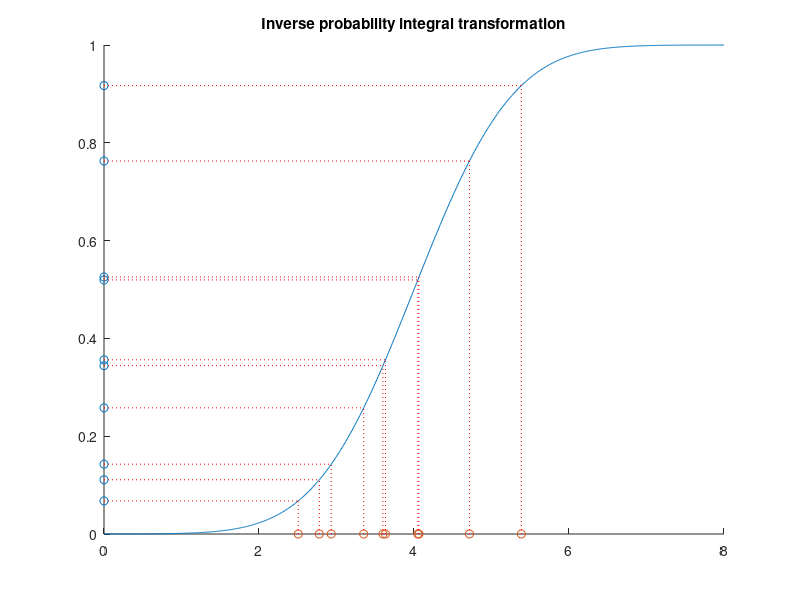
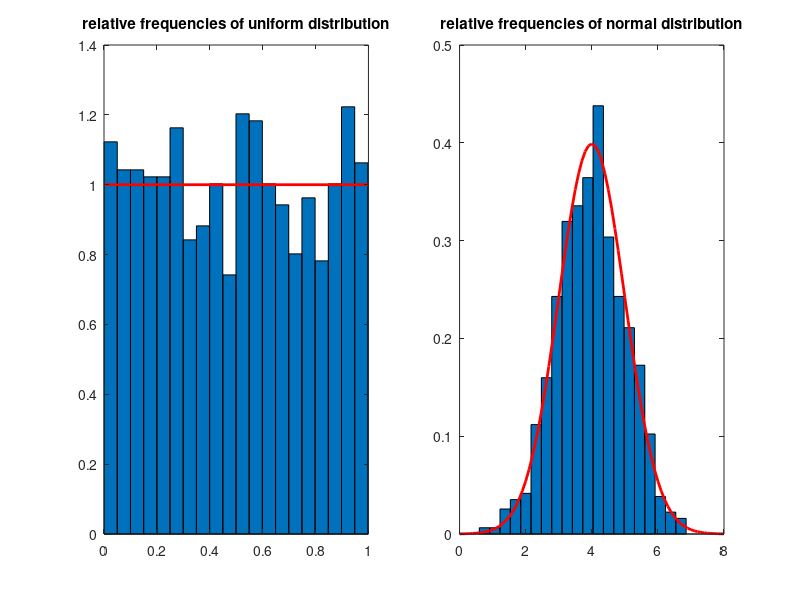

MATLAB code to generate these figures, in order: (Note: this script raises an error after producing the figures.)
%% Value-at-risk and GARCH
% Christian Groll
%
% Chair of Financial Econometrics, Ludwig-Maximilians-University 
% Munich. 
%
% All rights reserved.

%%
% Although the previous parts of the script shall not be
% understood as rigorous scientific investigation of the topics
% treated, they nevertheless demonstrate some first indications
% that simple regression models or curve fitting techniques do
% not provide the desired informational gains in financial 
% applications. The deterministic and predictable part of stock
% prices is usually too small, compared with the large
% uncertainty that is involved. Hence, stock market prices are
% commonly perceived as stochastic, so that they are best
% described in the framework of probability theory. This part of
% the course shall introduce some of the basic concepts used to
% capture the stochasticity in stock prices.

%% Required functions
%   garchestimation

%% Monte Carlo simulation
% As part of the standard MATLAB program the function rand()
% enables simulation of uniformly distributed pseudo random 
% variables. This is one of the most important tools for
% financial econometrics. However, the key to understanding this
% importance is to understand that these uniformly distributed
% simulated values can be transformed to samples of any given
% distribution function by a simple transformation.

% init params
n = 1000;     % sample size
nBins = 20;   % number of points per bin

% simulate from uniform distribution
simU = rand(n, 1);

% check appropriateness
hist(simU, nBins)

% calculate expected number of bins
expNum = n/nBins;

% include horizontal line at expected number of points per bin
line([0 1], expNum*[1 1], 'Color', 'r')
title(['sample size: ' num2str(n) ' / expected points per bin: '...
    num2str(expNum)])

%%
% In order to simulate random numbers of different distributions,
% one has to make use of the fact that the inverse cumulative
% distribution function F^(-1), applied to a uniformly 
% distributed random variable simU, generates a random vector with 
% cumulative distribution equal to F. This theorem is called 
% inverse probability integral transformation (PIT), and can be 
% best understood by looking at a graphical visualization. Here, 
% we use the normal distribution as an example.

% init params
n2 = 10;    % sample size
mu = 4;     % params distribution 
sigma = 1;

% show first n2 points of simU on y-axis
close
scatter(zeros(n2, 1), simU(1:n2), 'r.')
hold on;

% plot cumulative distribution function
grid = 0:0.01:8;
vals = normcdf(grid, mu, sigma);
plot(grid, vals)

% scatter resulting values after inverse PIT
X = norminv(simU, mu, sigma);
scatter(X(1:n2), zeros(n2, 1), 'r.')

% plot lines between points to indicate relation
for ii=1:n2
    % horizontal line, beginning in uniform sample point
    line([0 X(ii)], [simU(ii) simU(ii)], 'Color', 'r',...
       'LineStyle', ':')
    
    % vertical line, beginning in new point, up to function
    line([X(ii) X(ii)], [0 simU(ii)], 'Color', 'r', 'LineStyle', ':')
end
title('Inverse probability integral transformation')

%%
% As can be seen, points in the middle of the [0 1] interval
% encounter a very steep slope of the cumulative distribution
% function, so that the distances between those points are
% effectively reduced. Hence, the associated area on the x-axis
% will exhibit an accumulation of sample points. In contrast to
% that, points in the outer quantiles of the distribution will
% encounter a very shallow slope, and hence will be taken further
% apart of each other.
%
% In order to show that this distortion happens exactly in the 
% required way to produce sample points of the predetermined 
% distribution, one can compare the relative frequencies of the 
% sample points with the probability density function of the 
% targeted distribution.

figure('position', [50 50 1200 600])

% plot histogram, normalized to entail area of one
subplot(1, 2, 1);
[counterU locationsU] = hist(simU, nBins);  % count points in bins
width = diff(locationsU(1:2));          % get bin width
bar(locationsU, counterU/(n*width), 1);   % Rescale bins to sum up
        % to area 1. Without adjustment, area is number of points
        % time bin width.
hold on;

% include underlying uniform distribution
plot([0 1], [1 1], 'r', 'LineWidth', 2)
title('relative frequencies of uniform distribution')

% plot histogram of transformed sample points, normalized
subplot(1, 2, 2);
[counterX locationsX] = hist(X, nBins);
width = diff(locationsX(1:2));
bar(locationsX, counterX/(n*width), 1);
hold on;

% include underlying normal distribution
grid = mu-4:0.1:mu+4;
plot(grid, normpdf(grid, mu, sigma), 'r', 'LineWidth', 2);
title('relative frequencies of normal distribution')

%%
% Hence, given any distribution function, we now are capable of
% simulating samples of it. However, in practice we usually
% encounter a different problem : we observe some data, but do
% not know the underlying distribution function, which has to be
% estimated based on the data.
%
% We will now implement code to estimate the parameters of a
% given distribution function based on maximum likelihood. In
% order to get an impression of how good the estimation step
% performs, we will adapt it to simulated data with known
% underlying distribution first.
%
% The likelihood of a given sample point is defined as the value
% of the probability density function. Furthermore, the
% likelihood of a given sample with more than one point is
% defined as the product of the individual likelihoods. 

% init params example
n = 1000;   % number sample points
mu = 2;
sigma = 1;
points = normrnd(mu, sigma, n, 1);    % simulate data points

% likelihood first point only
lh1 = (sigma^2*2*pi)^(-0.5)*exp((-0.5)*(points(1)-mu)^2/sigma^2);
fprintf(['\nThe likelihood of the first point is given by '...
    num2str(lh1) '.\n'])
fprintf(['It also can be calculated using an '...
    'existing MATLAB function:\n'...
    'normpdf(points(1), mu, sigma) = ' ...
    num2str(normpdf(points(1), mu, sigma))...
    '.\n'])

%%

% calculate lh for all individual points
lhs = normpdf(points, mu, sigma);

% multiply first k points for each k up to 10
cumulatedLikelihoods = cumprod(lhs(1:10))'

%% 
% As can be seen, through multiplication the absolute value of
% the overall likelihood becomes vanishingly small very fast.
% This imposes numerical problems to the process of calculation,
% since MATLAB only uses a finite number of decimal places.
% Hence, parameter estimation is always done by maximization of
% the log-likelihood function. Note that multiplication of
% individual likelihoods becomes summation under the
% transformation to log-likelihoods.

% calculate log-likelihood for sample points
llh = -0.5*log(sigma^2*2*pi)-0.5*(points-mu).^2/sigma^2;

% show cumulate sum
cumulatedSum = cumsum(llh(1:10))'

%% 
% As can be seen, using log-likelihood does not cause the same
% numerical problems. Now, let's create an anonymous function
% that takes the parameters of the normal distribution and the
% sample points as input, and calculates the negative
% log-likelihood. This function subsequently can be used in the
% optimization routine.

% anonymous function
nllh = @(params, data)sum(0.5*log(params(2)^2*2*pi)+...
    0.5*(data-params(1)).^2/params(2)^2); % note: in order to 
            % fulfill the requirements of the subsequent
            % optimization, the argument that shall be optimized
            % has to be given first, with all parameters
            % contained in one vector!        
            
% check correctness with existing MATLAB function
negLogLikelihoods = ...
    [nllh([mu sigma], points) normlike([mu sigma], points)]

%%
% Obviously, both values are identical.
   
%% 
% Since the parameter sigma of the normal distribution may not
% take on negative values, we are confronted with a constrained
% optimization problem. Hence, we have to use the function 
% fmincon.

% simulate random points from normal distribution
points = normrnd(mu, sigma, 1000, 1);

% standard normal as first guess
params0 = [0 1];

% specify bounds on parameters
lb = [-inf 0.1];
ub = [inf inf];

% set options for optimization
opt = optimset('algorithm', 'interior-point', 'TolX', 1e-14);

% three ways to perform optimization: using anonymous function
paramsHat1 = ...
   fmincon(@(params)nllh(params, points), params0, ...
   [], [], [], [], lb, ub, [], opt);

% different way, using anonymous function
paramsHat2 =...
    fmincon(nllh, params0, ...
    [], [], [], [], lb, ub, [], opt, points);

% using existing MATLAB function
paramsHat3 =...
    fmincon(@(params)normlike(params, points), params0, ...
    [], [], [], [], lb, ub, [], opt);

% showing wrong syntax using existing function
try
    paramsHat4 =...
        fmincon(normlike, params0, ...
        [], [], [], [], lb, ub, [], opt, points);
catch err
    fprintf(['MATLAB displays the following error:\n"'...
        err.message '"\n']);
end

%%
% While the first three optimization calls stop regularly, the
% fourth syntax produces an error as predicted. Comparison of the
% estimated parameters of the successful optimizations show
% equally good results for all three.

% compare results of different optimizations with real values
compareToRealParams = [mu sigma; paramsHat1; ...
    paramsHat2; paramsHat3]

%%
% Now that we successfully estimated the underlying normal
% distribution, we want to try the same estimation procedure for
% a Student's t-distribution.

% init params
n = 1000;
nu = 4;

% simulate values per inverse PIT
X = tinv(rand(n, 1), nu);

% determine individual likelihoods for vector of observations
lh = @(nu, X)gamma((nu+1)/2)*(nu*pi)^(-0.5)/gamma(nu/2)...
    *(1+X.^2/nu).^(-(nu+1)/2);

%%
% Note: function lh returns a vector itself. See for example:
outputDimension = size(lh(4, X))

%%
% Define function nllh_t that calculates the negative overall 
% log-likelihood based on the output of function lh.

% taking log of each entry and summing up
nllhT = @(nu, X)-sum(log(lh(nu, X)));


%% 
% Specify optimization settings and conduct optimization.

% init guess
param0 = 10;

% boundary constraints
lb = 0.1;
ub = inf;

% optimization
paramHat = fmincon(nllhT, param0, [], [], [], [], ...
    lb, ub, [], [], X);

%%
% Note that MATLAB displays a warning message, indicating that
% the currently used searching algorithm might not be accurate.
% You can switch to any of the suggested algorithms by changing
% the respective property of the optimization options structre
% via optimset(). Nevertheless, the results obtained are not too
% bad after all.

% compare with real parameter
compareToRealParam = [nu paramHat]

%% Application to real data
% Now we want to examine whether observed returns in the real
% world approximately follow a normal distribution. As first
% example we will chose the German stock market index for our
% investigation.

% specify ticker symbol as string variable
tickSym = '^GDAXI';     % specify stock data of interest

% specify beginning and ending as string variables
dateBeg = '01011990';       %  day, month, year: ddmmyyyy
dateEnd = datestr(today, 'ddmmyyyy');  % today as last date

% load data
daxCrude = hist_stock_data(dateBeg, dateEnd, tickSym);

% process data
[DAX.dates DAX.prices] = processData(daxCrude);

% calculate percentage log returns
DAX.logRet = 100*(log(DAX.prices(2:end))-log(DAX.prices(1:end-1)));

%%
% Fitting parameters of normal distribution to data.

% init bounds
lb = [-inf 0.001];
ub = [inf inf];

% optimization settings
opt = optimset('display', 'off', 'algorithm', 'sqp'); 

% estimate normal distribution parameters
paramsHat = ...
   fmincon(nllh, params0, ...
   [], [], [], [], lb, ub, [], opt, DAX.logRet);

% compare parameters with estimation from existing function
[muHat sigmaHat] = normfit(DAX.logRet);
paramComparison = [paramsHat; muHat sigmaHat]

%%
% In order to examine the goodness-of-fit of the estimated normal
% distribution, some visualizations can be helpful. First, a
% normalized histogram of the data shall be compared to the 
% probability density function of the fitted distribution.
% Moreover, as the largest financial risks are located in the
% tails of the distribution, the figure also shall show a more
% amplified view on the lower tail.

% show normalized histogram with density of normal distribution
[counterX locationsX] = hist(DAX.logRet, 50);
width = diff(locationsX(1:2));

% show bar diagram in first subplot
figure('position', [50 50 1200 600])
subplot(1, 2, 1);
bar(locationsX, counterX/(numel(DAX.logRet)*width), 1);
hold on;

% init grid
grid =...
    paramsHat(1)-5*paramsHat(2):0.01:paramsHat(1)+5*paramsHat(2);

% include underlying normal distribution
plot(grid, normpdf(grid, paramsHat(1), paramsHat(2)), ...
    'r', 'LineWidth', 2);
title('relative frequencies with normal distribution')

% show lower tail region amplified
subplot(1, 2, 2);
hold on;
bar(locationsX, counterX/(numel(DAX.logRet)*width), 1);
plot(grid, normpdf(grid, paramsHat(1), paramsHat(2)), ...
    'r', 'LineWidth', 2);
axis([paramsHat(1)-7*paramsHat(2) paramsHat(1)-2*paramsHat(2)...
    0 0.02])
title('lower tail')
hold off

%%
% As the amplification of the comparison of the lower tails
% shows, the relative frequency of extremely negative realizations
% is much larger than what would be suggested by the normal
% distribution. This indicates that the shape of the normal
% distribution is not able to provide a good fit to the
% realizations of stock returns observed. Another way to
% visualize the deviations between normal distribution modeling
% and reality is the QQ-plot.
%
% In order to compare the quantiles of the empirical returns with
% the quantiles of a given distribution function using MATLAB's
% qq-plot function, we need to specify the respective
% distribution by handing over simulated sample points with
% given distribution.

close   % close previous figure
figure('position', [50 50 1200 600])
subplot(1, 2, 1)

% generate sample points of given distribution
sample = normrnd(paramsHat(1), paramsHat(2), numel(DAX.logRet), 1);

% qq-plot: empirical returns vs. estimated normal distribution
qqplot(DAX.logRet, sample);
title('built-in qqplot')
xLimits = get(gca, 'xLim');
yLimits = get(gca, 'yLim');

%% 
% To avoid the imprecision caused by the determination of the
% function via sample values, and to get a more detailed
% understanding of the concept of qq-plots, we now want to
% reproduce the shown graphic with own code. Thereby the main 
% idea of a qq-plot is to plot quantiles corresponding to an
% equidistant grid of probabilities against each other. While 
% quantiles of the normal distribution can be calculated, 
% quantiles refering to the distribution of the observed data 
% points are approximated with the respective empirically 
% estimated values.

% arrange entries in chronological order
sorted = sort(DAX.logRet);

% init grid of equidistant probabilities
associatedCDFvalues = ((1:numel(sorted))/(numel(sorted)+1));

% associated ecdf values increase with fixed step size
format rat
associatedCDFvalues(1:4)
format short

%%

% get associated normal quantile values
convertToNormalQuantiles = ...
    norminv(associatedCDFvalues, paramsHat(1), paramsHat(2));

% generate qq-plot
subplot(1, 2, 2)
scatter(sorted, convertToNormalQuantiles, '+'); shg
xlabel('empirical quantiles')
ylabel('quantiles normal distribution')
set(gca, 'xLim', xLimits, 'yLim', yLimits);
title('manually programmed qq-plot')

% include straight line to indicate matching quantiles
line(xLimits, xLimits, 'LineStyle', '-.', 'Color', 'r')

%%
% Again, the qq-plot shows that the empirical quantiles in the
% lower tail are lower than suggested by the normal distribution.
% This is a commonly observable pattern of financial data, and it
% is refered to as fat tails. 

%% VaR
% With these insights in mind, we now want to estimate the 
% value-at-risk for the German stock index. The value-at-risk 
% associated with a given asset is nothing else than a lower 
% quantile of the distribution of returns. Hence, a value-at-risk
% of confidence level 95% denotes nothing else than a return 
% level that is fallen short of at maximum 5% of the times. 
% This value will be estimated on three different ways.

% init different value-at-risk confidence levels
quants = [0.005 0.01 0.05];

% estimate VaR based on fitted values of normal distribution
varNorm = norminv(quants, paramsHat(1), paramsHat(2));

%%
% Estimate DoF parameter for Student's t-distribution.

% determine individual likelihoods for a points vector
lh = @(nu, X)gamma((nu+1)/2)*(nu*pi)^(-0.5)/gamma(nu/2)...
    *(1+X.^2/nu).^(-(nu+1)/2);

% define function taking log of each entry and summing up
nllhT = @(nu, X)-sum(log(lh(nu, X)));

% init guess
param0 = 10;

% boundary constraints
lb = 0.1;
ub = inf;

% set options for optimization
opt = optimset('algorithm', 'sqp');

% optimization
paramHatT = fmincon(nllhT, param0, [], [], [], [], ...
    lb, ub, [], opt, DAX.logRet);

%%
% Associated value-at-risk estimations are given as the quantiles
% of the fitted Student's t-distribution and can be calculated by
% inversion.

% apply inverse cumulative distribution function
varT = icdf('t', quants, paramHatT);

%% 
% As third alternative, the value-at-risk can be estimated
% directly based on the observed returns as empirical quantiles.

% estimate VaR based on empirical quantiles
varEmp = quantile(DAX.logRet, quants);

% compare different VaR estimations
compareVaRs = [quants' varNorm' varT' varEmp']

% display labels of columns below
fprintf('\nConfLevels Norm Distr T Distr   Emp Quants\n')

%%
% As can be seen, the estimated values of VaR are quite different
% for different estimators. In contrast to the normal
% distribution, the Student's t-distribution assigns more
% probability to tail regions, which results in more extreme
% quantile values. However, this result does not yet
% automatically imply that a Student's t-distribution is the more
% appropriate distribution. In order to check both distributions
% for their goodness, we have to compare them in a backtesting
% procedure.

%% Backtesting
% For reasons of space we want to conduct the visual analysis
% only for one level of confidence. However, figures of the other
% confidence levels easily can be accessed through changing the
% determining index variable lev.


% init confidence level as index of variable quants
lev = 2;

figure('position', [50 50 1200 600]);

% show exceedances for normal distribution
subplot(1, 2, 1);

% indicate exceedances with logical vector
exceed = DAX.logRet <= varNorm(lev);

% show exceedances in red
scatter(DAX.dates([logical(0); exceed]), DAX.logRet(exceed), '.r')
        % first date entry left out since DAX.dates refers to
        % longer time series of prices
hold on;

% show non-exceedances in blue
scatter(DAX.dates([logical(0); ~exceed]), ...
    DAX.logRet(~exceed), '.b')
datetick 'x'
set(gca, 'xLim', [DAX.dates(2) DAX.dates(end)]);

% include VaR estimation
line([DAX.dates(2) DAX.dates(end)], varNorm(lev)*[1 1], ...
    'Color', 'k')
title(['Exceedance frequency ' ...
    num2str(sum(exceed)/numel(DAX.logRet), 2) ' instead of '...
    num2str(quants(lev))])

% same plot with results based on Student's t-distribution
subplot(1, 2, 2);
exceed2 = DAX.logRet <= varT(lev);
scatter(DAX.dates([logical(0); exceed2]), ...
    DAX.logRet(exceed2), '.r')
hold on;
scatter(DAX.dates([logical(0); ~exceed2]), ...
    DAX.logRet(~exceed2), '.b')
datetick 'x'
set(gca, 'xLim', [DAX.dates(2) DAX.dates(end)]);
line([DAX.dates(2) DAX.dates(end)], varT(lev)*[1 1], ...
    'Color', 'k')
title(['Exceedance frequency ' ...
    num2str(sum(exceed2)/numel(DAX.logRet), 2) ' instead of '...
    num2str(quants(lev))])

%%
% For further investigation of the goodness of the respective 
% estimation approaches, all exceedance frequencies are compared 
% to in a table.

% calculate exceedance frequencies for normal distribution
normFrequ = ...
    [sum((DAX.logRet <= varNorm(1))/numel(DAX.logRet));...
    sum((DAX.logRet <= varNorm(2))/numel(DAX.logRet));...
    sum((DAX.logRet <= varNorm(3))/numel(DAX.logRet))];

% calcualte exceedance frequencies for Student's t-distribution
tFrequ = ...
    [sum((DAX.logRet <= varT(1))/numel(DAX.logRet));...
    sum((DAX.logRet <= varT(2))/numel(DAX.logRet));...
    sum((DAX.logRet <= varT(3))/numel(DAX.logRet))];

% calculate exceedance frequencies for empirical quantiles
empFrequ = ...
    [sum((DAX.logRet <= varEmp(1))/numel(DAX.logRet));...
    sum((DAX.logRet <= varEmp(2))/numel(DAX.logRet));...
    sum((DAX.logRet <= varEmp(3))/numel(DAX.logRet))];

% display table
fprintf('\nExceedance frequencies:\n')
fprintf('Norm distr   t distr   Emp distr\n')
for ii=1:numel(quants)
    fprintf('%1.5f     %1.5f     %1.5f\n', ...
        normFrequ(ii), tFrequ(ii), empFrequ(ii));
end

%%
% This analysis shows two commonly observable characteristics.
% First, the exceedance frequencies associated with the empirical
% estimator are almost exactly the size that we want to observe.
% However, this should not lead you to erroneously conclude that
% the empirical estimator is unambiguously the best estimator,
% since the perfect fit is only achieved in-sample, that is it is
% achieved only on the data that we used for estimation. This is
% a classical overfitting problem, since we adjusted the 
% estimated quantiles to exactly match the observed data points 
% in the first place. Examining the out-of-sample properties of 
% the empirical estimator will show that it is not performing 
% equally well when applied to "unseen" data.
%
% And second, while all three estimators seem to approximately match 
% the demanded exceedance frequencies, the occurrences of the
% exceedances are clustered through time. That is, exceedances
% are not distributed uniformly over time, but observing an
% exceedance at one day increases the likelihood of an additional
% exceedance within the next days. This weakness of all
% estimators arises from the fact that we dropped all information
% of the sample with respect to the time dimension, since we
% treated returns as i.i.d. realizations of a certain random
% variable. Hence, estimating risk more adequately requires
% modeling the observations as time series in order to be able to
% match temporarily evolving high-volatility phases.

%% Simulation study: empirical quantiles
% In order to examine the properties of the empirical quantiles
% estimator we now will perform a short simulation study. The
% idea is to sample observations of a given distribution
% function, apply the empirical quantiles estimator to the sample
% data, and check whether we are able to approximately retrieve
% the quantile values of the original underlying distribution.

% init params
reps = 10000;       % number of repetitions
sampSize = 2500;    % approximately 10 years of data
dist = 't';         % underlying distribution 
param = 5;          % parameters: dimension depending on distr.
nBins = 30;         % number of bins in histogram plot

% get real quantile values
realQuants = icdf(dist, quants, param);

% preallocate result matrix
estQuants = zeros(reps, numel(quants));  % for each repetition we 
            % will get estimated values for each confidence level

% using for-loop, because of limited memory
for ii=1:reps
    % simulate data sample
    simU = rand(sampSize, 1);
    sampData = icdf(dist, simU, param);
    
    % get empirical quantiles for this repetition
    estQuants(ii, :) = quantile(sampData, quants);
end

% plot results
figure('position', [50 50 1200 600])
for ii=1:numel(quants)
    subplot(1, numel(quants), ii);
    hist(estQuants(:, ii), nBins)
    
    % include line indicating real quantile value
    yLimits = get(gca, 'yLim');
    line(realQuants(ii)*[1 1], yLimits, 'Color', 'r')
    
    % calculate mean squared error
    mse = sum((estQuants(:, ii)-realQuants(ii)).^2)/reps;
    
    title(['Quantile: ' num2str(quants(ii), 2) ',  MSE: ' ...
        num2str(mse, 3)])
end

%% 
% As indicated by the mean squared error as well as by the
% different scales of the x-axis, the goodness of the empirical
% quantile estimator decreases with decreasing quantile values.
% This is no surprise, since a sample of size 2500 on average
% only produces 12.5 observations below it's 0.005 quantile.
% Since the number of expected observations below the quantile
% value is the relevant size to the estimation procedure, the
% average performance of the estimator is rather poor.
   
%% Autoregressive processes
% The main idea of time series analysis is to not consider
% observations as independent over time, but to admit an effect
% of past returns to the distribution of todays return. The most
% common way thereby is to render first and second moments
% conditional. We will start with time-varying first moments.
% A very helpful device to detect serial dependence is to
% estimate the autocorrelation function of the process.

% init params
nLags = 20;     % number of lags

% estimate autocorrelation function
autoCorrCoeff = zeros(1, nLags);
for ii=1:nLags
    % get correlation between days of distance ii
    autoCorrCoeff(ii) = ...
        corr(DAX.logRet(1:end-ii), DAX.logRet(ii+1:end));
end

% plot estimated autocorrelation function
close
figure('position', [50 50 1200 600])
subplot(1, 2, 1)
stem(1:nLags, autoCorrCoeff, 'r.', 'MarkerSize', 12)
set(gca, 'yLim', [-0.2 1]);
set(gca, 'xGrid', 'on', 'yGrid', 'on')

% plot autocorrelation using existing MATLAB function
subplot(1, 2, 2)
autocorr(DAX.logRet)

%%
% Though there might be evidence for autocorrelation at lags 3
% and 4, there is rather no clear pattern observable. We now will
% try to replicate the observed autocorrelation function. First,
% we will investigate the properties of an AR(1) process by
% simulating a sample path of it.

% init params
a = 0.4;    % autoregression coefficient
n = 10000;   % path length
sigma = 0.8;    % standard deviation residual
y0 = 0;         % starting value

% simulate data
epsilons = normrnd(0, sigma, n, 1);
y = zeros(n, 1);
y(1, 1) = y0;

% because of the recursive nature of autoregressive processes we
% have to use for-loop
for ii=2:n
    y(ii) = a*y(ii-1)+epsilons(ii);
end

% plot path
close
figure('position', [50 50 1200 600])
subplot(1, 2, 1);
plot(y(1:150))
title('Simulated sample path')

% plot associated empirical autocorrelation function
subplot(1, 2, 2);
autocorr(y)

%%
% As can be seen, the autoregressive term of lag 1 causes a
% significant non-zero autocorrelation function in both first two
% lags. Since we observed a negative third lag and positive 
% fourth lag, we will take a look at a fourth order 
% autoregressive process.

% init params
a3 = -0.1;
a4 = 0.1;
y0 = 0;
y1 = 0;
y2 = 0;
y3 = 0;

% simulate data
epsilons = normrnd(0, sigma, n, 1);
y = zeros(n, 1);
y(1:4, 1) = [y0; y1; y2; y3];

for ii=5:n
    y(ii) = a3*y(ii-3)+a4*y(ii-4)+epsilons(ii);
end

% plot sample path
close
figure('position', [50 50 1200 600])
subplot(1, 2, 1);
plot(y(1:150))
title('simulate sample path')

% plot empirical autocorrelation function
subplot(1, 2, 2);
autocorr(y)

%% 
% As both graphics indicate, there lies a great flexibility in
% AR-processes when it comes to replicating first-moment features
% of real data. However, it is very difficult to distinguish
% between stochastically evolved artificial patterns and real
% existing autocorrelated structures.

% Although the empirical autocorrelation function seems to
% indicate that AR-processes could be able to replicate some
% first-moment characteristics of observable financial time 
% series, there are some considerable differences in
% the patterns of the second moments. One way to see this is by
% looking at the empirical autocorrelation functions of squared
% returns.

% compare autocorrelation functions of squared returns
close
figure('position', [50 50 1200 600])
subplot(1, 2, 1);
autocorr(DAX.logRet.^2)
title('real data')
subplot(1, 2, 2)
autocorr(y.^2)
title('simulated AR-data')

%% 
% As can be seen, squared returns exhibit long-lasting and
% persistent autocorrelations. This result can be interpreted as
% follows: correlation between squared returns is an indication
% of correlation between absolute return sizes. That is, if we
% observe high absolute returns at previous days, there is a
% high likelihood of a high absolute return for today, too. In
% other words: if previous returns exhibit high volatilities
% (high absolute values), today's absolute return is more likely to be
% high itself, while low volatility of previous days is likely to
% be followed by a return with small absolute value itself. This
% observation matches with the volatility clusters observed
% before.

%% Fitting AR(2) processes
% This is part of the homework.

%% GARCH(1,1)
% Since autoregressive processes are not able to replicate the
% persistent volatilities observable at financial time series, we
% need to come up with another model, called GARCH (generalized 
% autoregressive conditional heteroscedasticity). The idea
% associated with GARCH models is to render second moments
% conditional. That is, the model shall capture the pattern of
% financial time series that periods of high volatility are
% followed more likely by another high absolute return. Hence,
% the model treats the volatility prevailing at a certain point
% in time as conditional on the past realizations, with positive
% relationship between past volatility and conditional current
% volatility. Today's variance h(t) is modelled as linear function
% of yesterday's variance h(t-1) and yesterday's squared 
% observation y(t-1).^2. 
%
%   y(t) = sqrt(h(t))*epsilon(t)
%   h(t) = k + GARCH*h(t-1) + ARCH*y(t-1)^2
%
% In order to get a first impression about the model, we will 
% first simulate some data with given parameters.
%
% Since conditional distributions depend on yesterday's
% observation and standard deviation, the first simulated value
% of our path also needs some specification of the values of the
% previous days.

% starting values
y0 = 0;     
sigma0 = 1;

% init params
sampSize = 10000;       % path length

% GARCH parameters: h(t)=k+GARCH*h(t-1)+ARCH*y(t-1)^2
garch = 0.6;
arch = 0.2;
k = 0.2;

% preallocate y and sigma
y = zeros(sampSize, 1);
sigmas = zeros(sampSize, 1);

% simulate standardized residuals
epsilons = randn(sampSize, 1);

% take first values as given
y(1) = y0;
sigmas(1) = sigma0;

for ii=2:sampSize
    % calculate new sigma
    sigmas(ii) = ...
        sqrt(k+garch*sigmas(ii-1)^2 + arch*y(ii-1)^2);
    
    % multiply standardized residual with current standard dev.
    y(ii) = epsilons(ii)*sigmas(ii);
end

% visualization of simulated data patterns
close
figure('position', [50 50 1200 800])

% show sample path
subplot(3, 2, 1:2);
plot(y(1:600))
title('sample path')

% show simulated series of conditional standard deviations
subplot(3, 2, 3:4);
plot(sigmas(1:600))
title('conditional standard deviations')

% show autocorrelation functions
subplot(3, 2, 5);
autocorr(y)
title('autocorr returns')
set(gca, 'yLim', [-0.2 0.6]);
subplot(3, 2, 6);
autocorr(y.^2)
set(gca, 'yLim', [-0.2 0.6]);
title('autocorr squared returns')

%%
% When looking at the visualization, some points become evident.
% First, the time series does exhibit volatility clusters of
% small scale. While there do appear short periods with
% relatively high standard deviations, the high volatility
% phases seem to disappear faster than in reality. And second,
% the model in general seems to be appropriate to generate
% persistent dependencies in absolute returns, measurable through
% the autocorrelation function applied to squared returns.
% Nevertheless, the persistency measured with the autocorrelation
% also drops faster than for comparable real data.

%%
% To break away from the distortions incorporated by arbitrarily
% chosing the parameters of the model, we now want to fit a GARCH
% model to empirical data via maximum likelihood. However, in
% order to get a better understanding about the individual steps 
% of the fitting procedure, we first implement some stand-alone 
% parts for simulated data.

% determine time series
tSeries = y;

% treat initial standard deviation and parameters as given
initSigma = 1;
params = [k garch arch];

%%
% The main point here is that once we are given the time series, 
% the parameter values and the initial standard deviation, we are
% able to reconstruct the series of sigmas.

% preallocate reconstructed sigmas
retrieveSigmas = zeros(numel(tSeries), 1);
retrieveSigmas(1) = initSigma;

% reconstruction
for ii=2:numel(tSeries)
    % current sigmas depend on last sigma and last observation
    % through parameter values of the model
    retrieveSigmas(ii) = sqrt(params(1)+...
        params(2)*retrieveSigmas(ii-1)^2 + ...
        params(3)*tSeries(ii-1)^2);
end

%%
% As verification, sigmas of simulated time series can be
% compared with those reconstructed.
figure('position', [50 50 1200 600])
subplot(2, 1, 1);
plot(sigmas)
title('simulated sigmas')
subplot(2, 1, 2);
plot(retrieveSigmas)
title('retrieved sigmas')

%% 
% Given the reconstructed series of time-varying sigma values, we
% now can calculate the log-likelihood of the observed time
% series. Thereby observations are assumed to be conditionally
% normally distributed with standard deviation given by sigma.

% calculate negative log-likelihood
nllh = sum(0.5*log(retrieveSigmas.^2*2*pi)+...
    0.5*(tSeries.^2./retrieveSigmas.^2));

%%
% Since the series of retrieved sigmas depends on the selection
% of parameters and initial values, the negative log-likelihood
% also is influenced by these inputs. Hence, we can come up with
% a two-step estimation procedure, where in a first step the
% series of sigmas is retrieved, and in a second step the
% associated negative log-likelihood is calculated. Bundling both
% steps in one function, we get an objective function usable for
% optimization. This function is implemented as
% garchEstimation(). Now we will perform the estimation of the
% GARCH parameters.

% init params
params0 = [0.1 0.1 0.1];

% linear parameter restrictions: params(2)+params(3)<1
A = [0 1 1];
b = 1;

% lower and upper bounds
lb = [0.01 0.01 0.01];
ub = [0.99 0.99 0.99];

% init vals
data = y;
initVals = [0 1];

% optimization settings
opt = optimset('algorithm', 'sqp');

% optimization
paramsHat = fmincon(...
    @(params)garchEstimation(params, data, initVals), params0, ...
    A, b, [], [], lb, ub, [], opt);

compareToRealParams = [paramsHat; params]

%% 
% Given our estimated values we are again able to extract a
% series of sigma values. These extracted sigma values give us an
% indication of whether there have been periods of high
% volatility in the time series or not. The following cell will
% perform the same analysis for real stock data.

% specify data
data = DAX.logRet;

% optimization settings
opt = optimset('algorithm', 'sqp');

% optimization
[paramsHat nllhVal] = fmincon(...
    @(params)garchEstimation(params, data, initVals), params0, ...
    A, b, [], [], lb, ub, [], opt);

% extract estimated sigma series 
retrieveSigmas = zeros(numel(data), 1);
retrieveSigmas(1) = initVals(2);

% reconstruction
for ii=2:numel(data)
    % current sigmas depend on last sigma and last observation
    % through parameter values of the model
    retrieveSigmas(ii) = sqrt(paramsHat(1)+...
        paramsHat(2)*retrieveSigmas(ii-1)^2 + ...
        paramsHat(3)*data(ii-1)^2);
end

% plot observed values with extracted sigmas
close
figure('position', [50 50 1200 600])

subplot(2, 1, 1);
plot(DAX.dates(2:end), DAX.logRet)
datetick 'x'
set(gca, 'xLim', [DAX.dates(2) DAX.dates(end)]);

subplot(2, 1, 2);
plot(DAX.dates(2:end), retrieveSigmas)
datetick 'x'
set(gca, 'xLim', [DAX.dates(2) DAX.dates(end)]);


%%
% Since GARCH is one of the most important models in
% econometrics, all the standard applications associated with the
% model are already implemented in the econometrics toolbox of
% MATLAB. The framework is built on specification of
% GARCH models using a structure variable, which is the basic
% component to pass over model specifications between functions.
% As default model MATLAB has chosen the same GARCH(1,1) model 
% with constant in the variance equation that we already have
% chosen above, with the one deviation that it also incorporates
% a constant term in the mean equation. However, we fit the 
% default model to data without further specifications and
% compare it with our results so far.

% maximum likelihood estimation of parameters
[coeff, errors, llf, innovations, sigmas, summary] = ...
    garchfit(DAX.logRet);

%%
% Displaying the estimated coefficient structure allows
% comparison with the values estimated based on our own
% functions.

% display coefficient structure
coeff

% own values
fprintf('\nIn contrast to that, own values are:\n')
fprintf('       K: %1.4f\n', paramsHat(1))
fprintf('   GARCH: %1.4f\n', paramsHat(2))
fprintf('    ARCH: %1.4f\n', paramsHat(3))

% compare log-likelihoods
logLikelihoods = [-nllhVal llf]

%%
% As the displayed values show, there are no substantial
% deviations, since the constant term in the mean equation is
% rather small. However, the garchfit function conveniently
% returns some more outputs, which are useful for further
% investigations. For example, previous plots easily can be 
% replicated.
 
close
figure('position', [50 50 1200 600])
subplot(2, 1, 1)
plot(DAX.dates(2:end), DAX.logRet)
datetick 'x'
set(gca, 'xLim', [DAX.dates(2) DAX.dates(end)]);

subplot(2, 1, 2)
plot(DAX.dates(2:end), sigmas)
datetick 'x'
set(gca, 'xLim', [DAX.dates(2) DAX.dates(end)]);

%%
% Furthermore, it is easy to derive the standardized returns,
% where distortions from time-varying conditional first two 
% moments have been extracted. Since the distribution of these 
% standardized returns is the foundation in our maximum 
% likelihood estimation procedure, it is reasonable to examine 
% our assumption of normally distributed conditional returns.

% init params
nBins = 30;
n = numel(DAX.logRet);     % number of observations

% get standardized returns
stdRets = innovations./sigmas;

% compare with normal distribution
[counterX locationsX] = hist(stdRets, nBins);
width = diff(locationsX(1:2));
close all
bar(locationsX, counterX/(n*width), 1);
hold on;

% include best fitting normal distribution
[muhat sigmahat] = normfit(stdRets);
grid = muhat-4:0.1:muhat+4;
plot(grid, normpdf(grid, muhat, sigmahat), 'r', 'LineWidth', 2);
title('relative frequency normal distribution')

%% 
% Since the figure does not exhibit substantial deviations, our
% priorly made assumption of conditional normally distributed
% returns seems to be sustainable. The next step now is to
% examine the performance of the GARCH model in a backtesting
% procedure.

% preallocate VaR vector
vars = zeros(numel(quants), numel(DAX.logRet));

for ii=1:numel(DAX.logRet)
    % get sigma value
    curr_sigma = sigmas(ii);
    vars(:, ii) = norminv(quants', coeff.C, curr_sigma);
end

for ii=1:numel(quants)
    % get exceedances
    exceeds = (DAX.logRet' <= vars(ii, :));
    
    % include in figure
    figure('position', [50 50 1200 600])
    plot(DAX.dates([logical(0) ~exceeds]), ...
        DAX.logRet(~exceeds), '.')
    hold on;
    plot(DAX.dates([logical(0) exceeds]), ...
        DAX.logRet(exceeds), '.r', 'MarkerSize', 12)
    datetick 'x'
    set(gca, 'xLim', [DAX.dates(2) DAX.dates(end)], ...
        'yLim', [floor(min(DAX.logRet))-1 0]);

    % include line for VaR estimations
    hold on;
    plot(DAX.dates(2:end), vars(ii, :), '-k')

    % calculate exceedance frequency
    frequ = sum(exceeds)/numel(DAX.logRet);
    
    title(['Exceedance frequency: ' num2str(frequ, 3)...
        ' instead of ' num2str(quants(ii), 3)])
end



%%
close all

